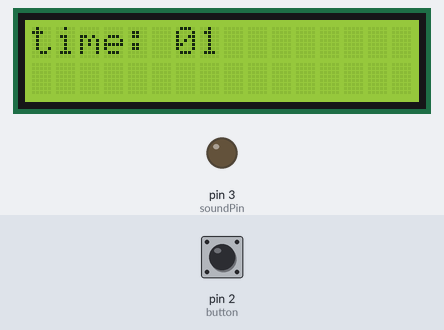
Recording of a program running on a simulated Arduino Uno, built with avr-gcc and run on an emulated ATmega328P. On the bench: 16×2 character LCD, output pins drawn as LEDs (lit = HIGH). The inputs (shaded band) are chosen by the test bench; at power-on: pin 2 (button) LOW.

Above: at 1.2 s.
1.3 s: pin 2 (button) pulled HIGH for 0.15 s
At 1.58 s:
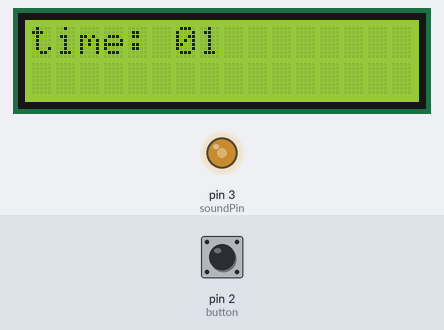
At 7.8 s:
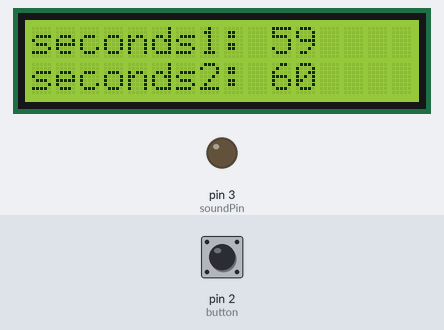
Timing chart, 0 to 8.0 s (numbered marks = the images above; inputs shaded):
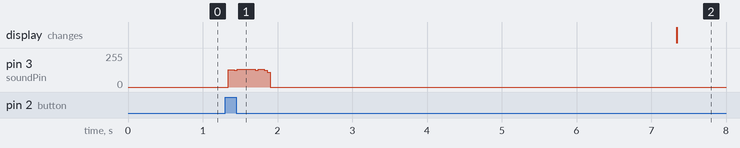

The program:

main.cpp
```cpp
#include <Arduino.h>
#include <LiquidCrystal_I2C.h>

const int button = 2;
bool player = true;
int seconds1;
int seconds2;
bool TimeSelect = true;
int time1 = 60;
int time2 = time1;
bool delayTime = false;
int times[6] = {60, 180, 300, 600, 900, 1800};
int current = 0;
int selectTime = 0;
int soundPin = 3;
bool finished = false;

LiquidCrystal_I2C lcd(0x27, 16, 2);

int tick(int Time) {
  delay(1000);
  if (Time >0){
    return Time - 1;
  } else {
    return 0;
  }
}


void ring() {
  for (int i=0; i<400; i++) {
    digitalWrite(soundPin, HIGH);
    delay(1);
    digitalWrite(soundPin, LOW);
    delay(1);
  }
}

void changePlayer() {
  if (delayTime == false) {
    ring();
    selectTime = 0;
    if (TimeSelect) {
      if (current == 6) {
        current = 0;
      }
      time1 = times[current];
      time2 = time1;
      current += 1;
    } else if (TimeSelect == false) {
      if (player) {
        player = false;
      } else if (player == false){
        player = true;
      }
    }
  }
  delayTime = true;
}

int displayedTime(int Time) {
  if (Time > 60) {
    return Time / 60;
  } else {
    return Time;
  }
}

void setup() {
  Serial.begin(9600);
  pinMode(button, INPUT);
  pinMode(soundPin, OUTPUT);
  attachInterrupt(digitalPinToInterrupt(button), changePlayer, RISING);
  lcd.init();
  lcd.backlight();

}

void loop() {
  if (TimeSelect) {
    lcd.setCursor(0, 0);
    lcd.print("time: ");
    if (time1/60 < 10) {
      lcd.print("0");
    }
    lcd.print(time1/60);
    if (delayTime) {
      delay(200);
      delayTime = false;
    }
    delay(1000);
    selectTime += 1;
    if (selectTime == 5) {
      TimeSelect = false;
    }

  } else {
    if (time1 == 0 || time2 == 0) {
      finished = true;
    }
    if (player) {
      time1 = tick(time1);
    } else {
      time2 = tick(time2);
    }
    seconds1 = time1 % 60;
    seconds2 = time2 % 60;

    if (time1 > 60) {
      lcd.setCursor(0, 0);
      lcd.print("Time1: ");
      if (time1 < 600) {
        lcd.print("0");
      }
      lcd.print(displayedTime(time1));
      lcd.print(":");
      if (seconds1 < 10){
        lcd.print("0");
      }
      lcd.print(seconds1);
    } else {
        lcd.setCursor(0, 0);
        lcd.print("seconds1: ");
        if (time1 < 10){
          lcd.print("0");
        }
        lcd.print(displayedTime(time1));
      }
    if (time2 > 60) {
      lcd.setCursor(0, 1);
      lcd.print("Time2: ");
      if (time2 < 600){
        lcd.print("0");
      }
      lcd.print(displayedTime(time2));
      lcd.print(":");
      if (seconds2 < 10){
        lcd.print("0");
      }
      lcd.print(seconds2);
    } else {
        lcd.setCursor(0, 1);
        lcd.print("seconds2: ");
        if (time2 < 10){
          lcd.print("0");
        }
        lcd.print(displayedTime(time2));
      }
      if (finished) {
        ring();
      }
      if (delayTime) {
      delay(200);
      delayTime = false;
    }
  }
}
```

Measured:
- after the input at 1.3 s, pin 3 (soundPin): 0/255 → 131/255 at once, → 132/255 0.08 s later, → 135/255 0.28 s later, → 0/255 0.12 s later
